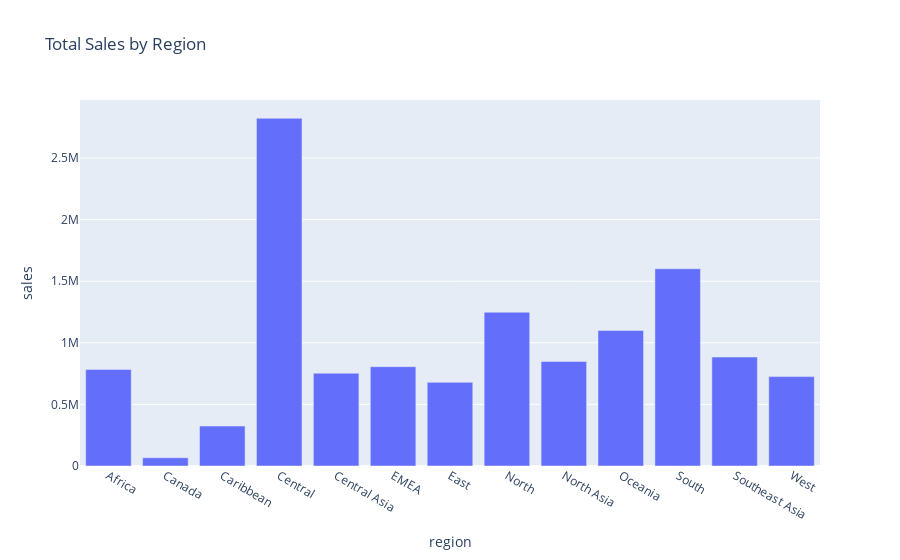
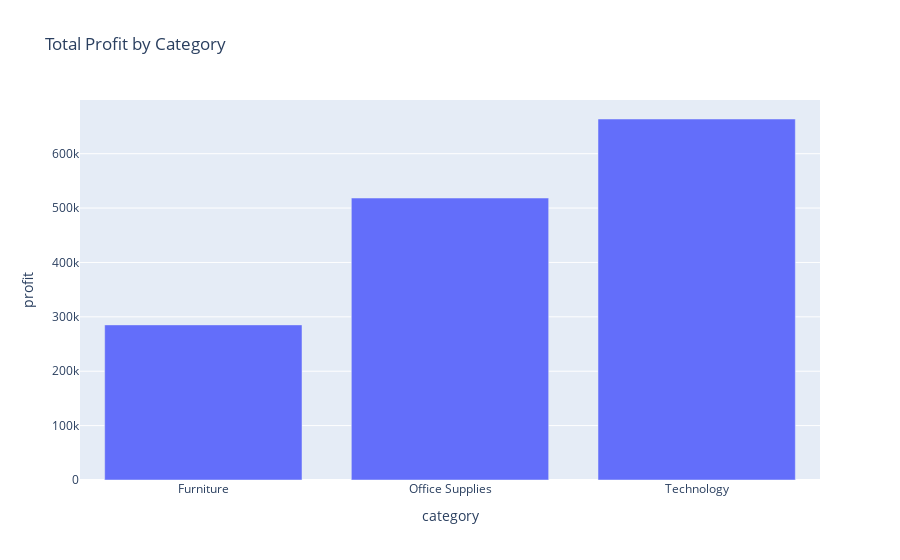

These figures' notebook cell, in order:
### Code cell
import plotly.express as px

# Sales by Region
sales_by_region = (
    df.groupby('region')['sales']
      .sum()
      .reset_index()
)

fig1 = px.bar(
    sales_by_region,
    x='region',
    y='sales',
    title='Total Sales by Region'
)

fig1.show()

# Profit by Category
profit_by_category = (
    df.groupby('category')['profit']
      .sum()
      .reset_index()
)

fig2 = px.bar(
    profit_by_category,
    x='category',
    y='profit',
    title='Total Profit by Category'
)

fig2.show()

### Figure 1 — Plotly figure (JSON) as saved in the notebook; plotly's stock layout.template omitted (floating-point values rounded to 4 significant figures)
{"data": [{"hovertemplate": "region=%{x}<br>sales=%{y}<extra></extra>", "legendgroup": "", "marker": {"color": "#636efa", "pattern": {"shape": ""}}, "name": "", "orientation": "v", "showlegend": false, "textposition": "auto", "type": "bar", "x": ["Africa", "Canada", "Caribbean", "Central", "Central Asia", "EMEA", "East", "North", "North Asia", "Oceania", "South", "Southeast Asia", "West"], "xaxis": "x", "y": [783776, 66932, 324281, 2822399, 752839, 806184, 678834, 1248192, 848349, 1100207, 1600960, 884438, 725514], "yaxis": "y"}], "layout": {"barmode": "relative", "legend": {"tracegroupgap": 0}, "title": {"text": "Total Sales by Region"}, "xaxis": {"anchor": "y", "domain": [0, 1], "title": {"text": "region"}}, "yaxis": {"anchor": "x", "domain": [0, 1], "title": {"text": "sales"}}}}

### Figure 2 — Plotly figure (JSON) as saved in the notebook; plotly's stock layout.template omitted (floating-point values rounded to 4 significant figures)
{"data": [{"hovertemplate": "category=%{x}<br>profit=%{y}<extra></extra>", "legendgroup": "", "marker": {"color": "#636efa", "pattern": {"shape": ""}}, "name": "", "orientation": "v", "showlegend": false, "textposition": "auto", "type": "bar", "x": ["Furniture", "Office Supplies", "Technology"], "xaxis": "x", "y": [285200.0, 518500.0, 663800.0], "yaxis": "y"}], "layout": {"barmode": "relative", "legend": {"tracegroupgap": 0}, "title": {"text": "Total Profit by Category"}, "xaxis": {"anchor": "y", "domain": [0, 1], "title": {"text": "category"}}, "yaxis": {"anchor": "x", "domain": [0, 1], "title": {"text": "profit"}}}}
